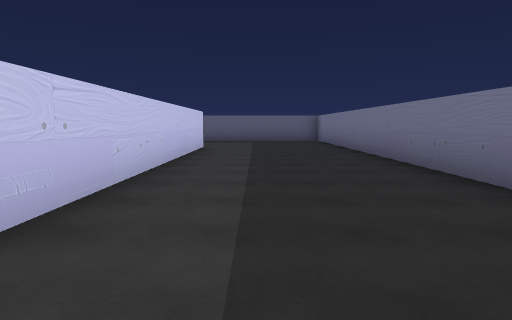
view 1 (above)

24 first-person views from a walk through a 3-D level made in the Unity game engine. The camera is 1.5 m above the floor, tilts 6° down and sees 75° across. The floor is counted in squares, 2.4 m on a side. Each view is taken from the middle of a square. On the plan, view 1 faces up. The plan holds only what a view shows up to about 10 squares ahead; the rest is blank. The place goes on beyond the plan. The player is left out. Some animated figures are left out. Some surface patterns are stand-ins.

view 2
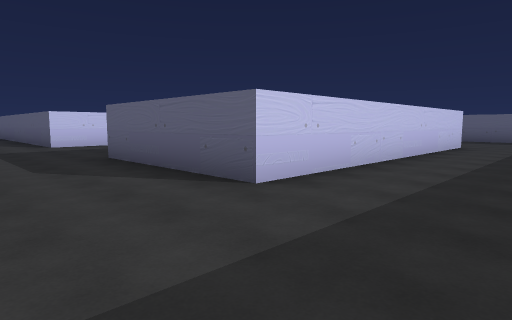

view 3
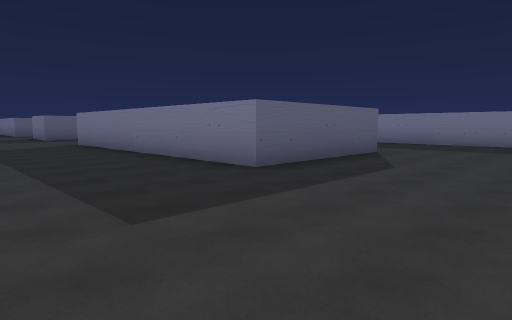

view 4
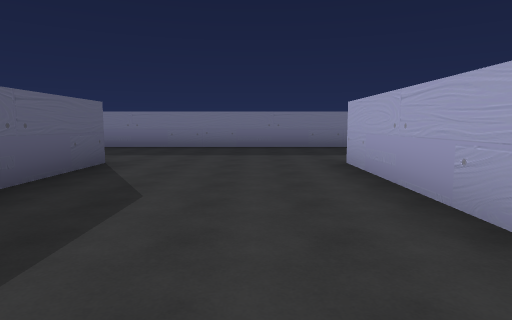

view 5
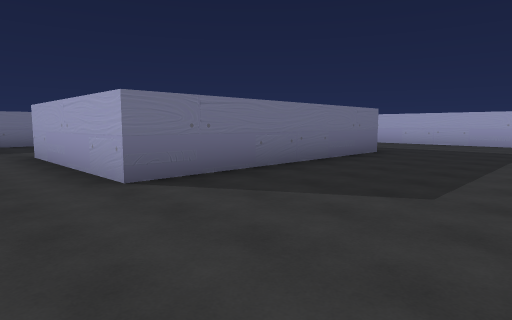

view 6
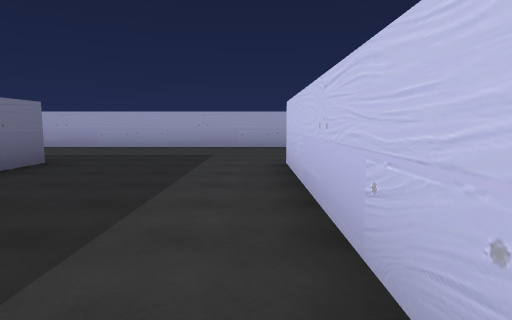

view 7
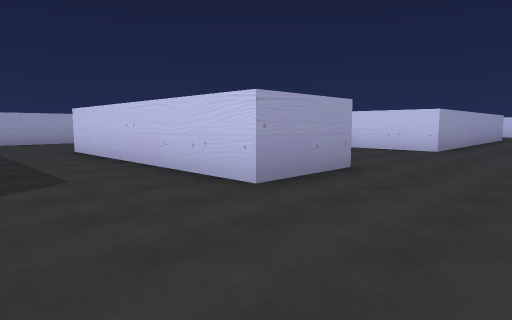

view 8
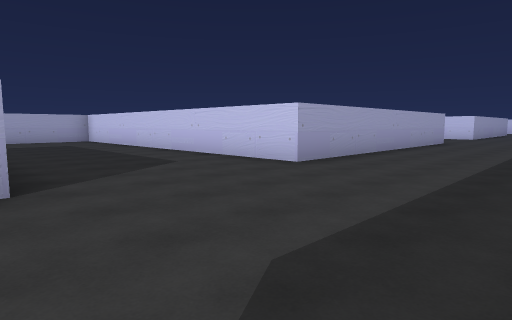

view 9
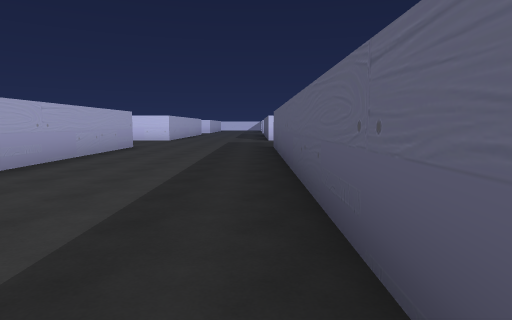

view 10
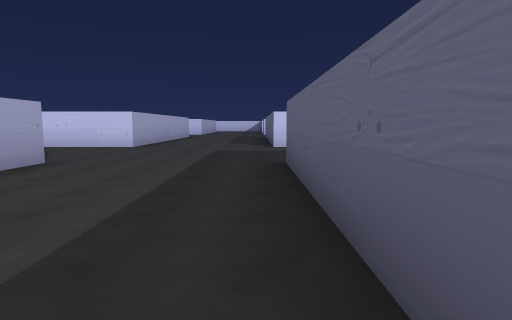

view 11
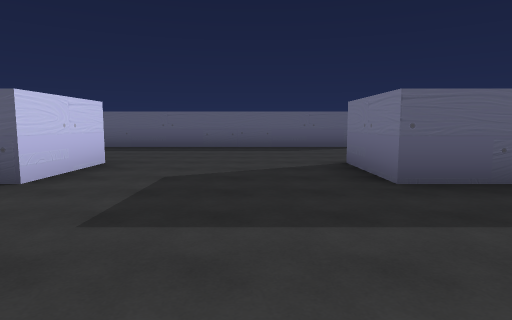

view 12
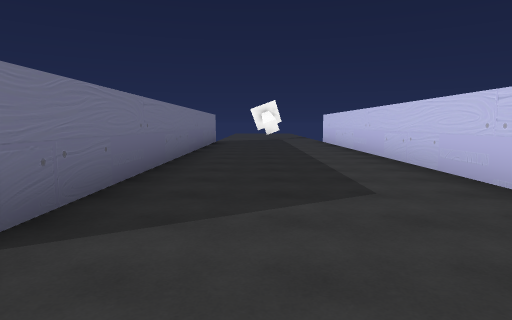

view 13
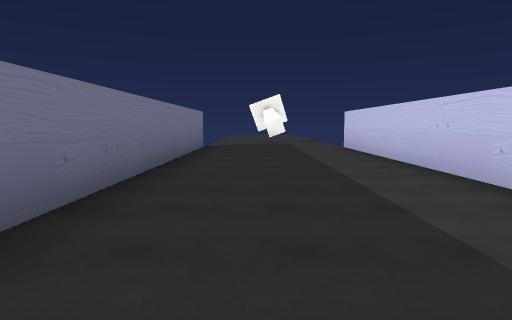

view 14
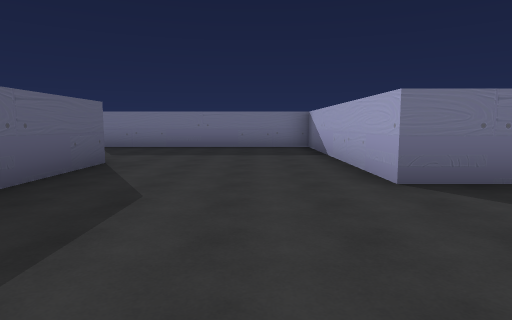

view 15
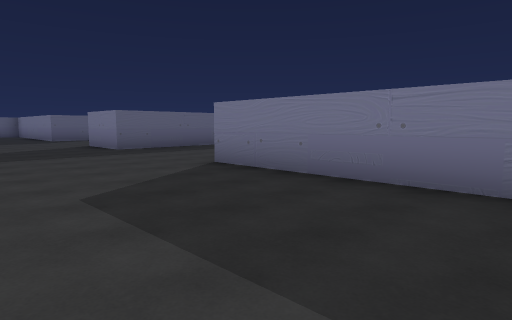

view 16
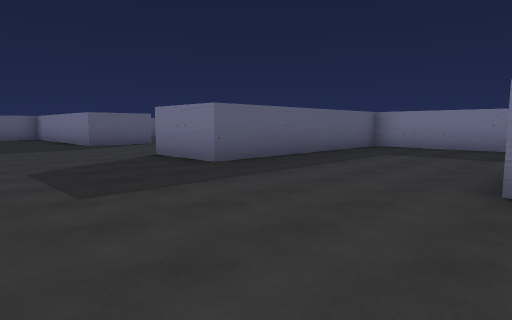

view 17
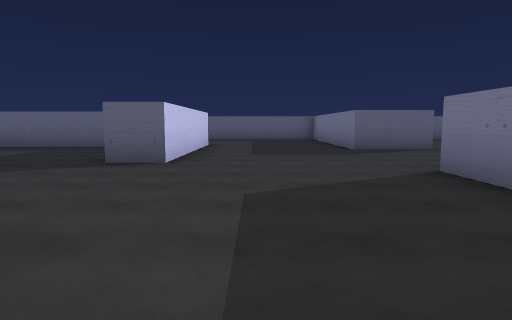

view 18
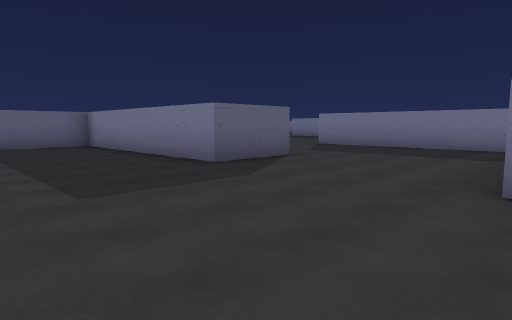

view 19
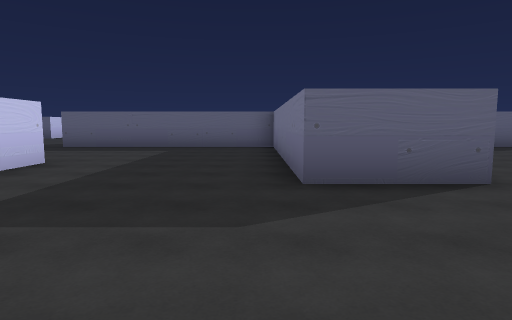

view 20
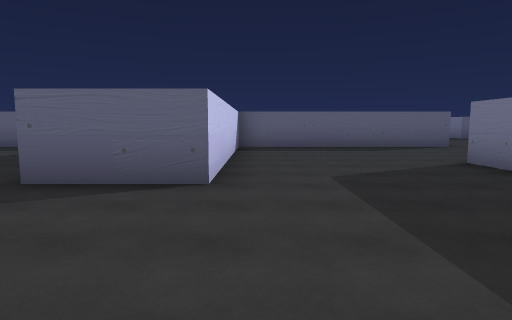

view 21
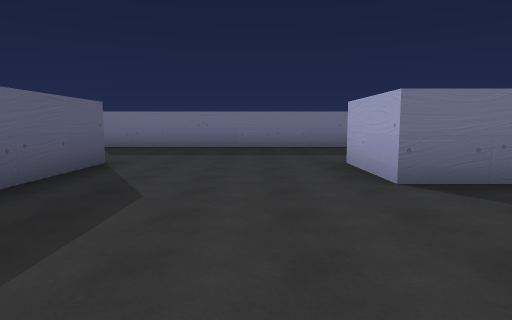

view 22
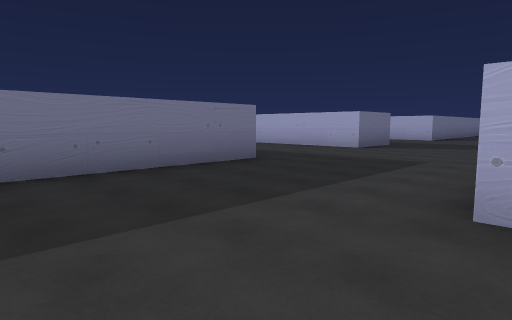

view 23
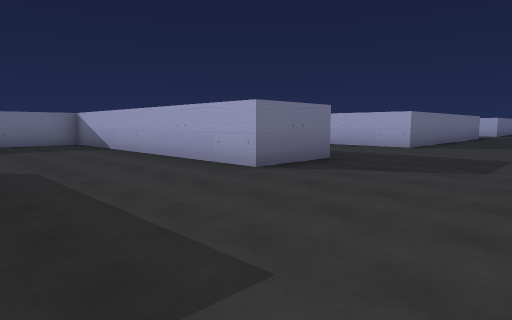

view 24
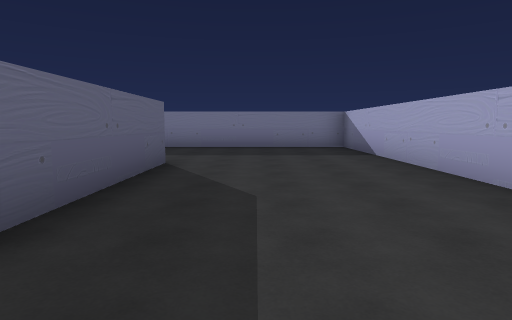

### Floor plan
Points are (right, up) in squares from view 1. A wall is a line through its corners. A room is listed if a view was taken in it or the views show most of it. See-through windows are left out.
Room 1 (views 1, 2, 3, 4, 5, 6, 7, 8, 9, 10, 11, 12, 13, 14, 15, 16, 17, 18, 19, 20, 21, 22, 23, 24)
walls: (-11.5, 10.2) (-11.5, 13.5) (-17.5, 13.5) (-17.5, 15.5); (-9.5, 2.8) (-9.5, 1.5) (-10.8, 1.5); (-14.5, 1.5) (-23.5, 1.5) (-23.5, 3.5) (-17.5, 3.5) (-17.5, 9.5); (-21.5, 7.5) (-28.5, 7.5); (-11.5, 16.2) (-11.5, 21.5) (-9.5, 21.5); (-11.6, -2.5) (-9.5, -2.5) (-9.5, -8.5); (-5.5, 13.4) (-5.5, 15.5) (2.5, 15.5) (2.5, 20.6); (-1.5, 9.5) (-1.5, 1.5) (-5.5, 1.5) (-5.5, 9.5) (-4.2, 9.5); (-23.5, -2.5) (-15.5, -2.5) (-15.5, -8.8); (-5.5, 19.5) (-5.5, 26.5); (-27.5, 3.5) (-27.5, 1.5) (-27.9, 1.5); (-21.5, 21.5) (-21.5, 16.5) (-22.5, 16.5); (-1.5, 19.5) (-5.1, 19.5); (-5.5, -8.5) (-5.5, -2.5) (-1.5, -2.5); (-24.2, 20.5) (-27.4, 20.5); (-28.1, -2.5) (-27.5, -2.5) (-27.5, -13.5); (2.5, -3.6) (2.5, 10); (-9.4, 25.5) (-15.5, 25.5) (-15.5, 19.5) (-17.5, 19.5) (-17.5, 25.5) (-23.5, 25.5); (-9.9, -12.5) (-2.9, -12.5); (-23.5, -13.5) (-23.5, -2.9)

Where each view was taken, in squares from view 1:
view 1: 0 up, 0 right, facing up
view 2: 1 down, 1 right, facing up-left
view 3: 2 down, 9 left, facing up-right
view 4: 1 down, 7 left, facing right
view 5: 1 down, 9 left, facing down-right
view 6: 3 down, 9 left, facing down
view 7: 0 up, 7 left, facing down-left
view 8: 1 up, 11 left, facing down-left
view 9: 1 up, 14 left, facing left
view 10: 1 up, 18 left, facing left
view 11: 2 down, 25 left, facing up
view 12: 1 down, 25 left, facing down
view 13: 4 down, 25 left, facing down
view 14: 5 up, 27 left, facing right
view 15: 5 up, 21 left, facing up-right
view 16: 9 up, 21 left, facing up-right
view 17: 11 up, 20 left, facing up
view 18: 15 up, 21 left, facing up-right
view 19: 16 up, 18 left, facing up
view 20: 16 up, 15 left, facing up
view 21: 23 up, 15 left, facing right
view 22: 24 up, 10 left, facing down-right
view 23: 19 up, 9 left, facing down-right
view 24: 18 up, 7 left, facing right
